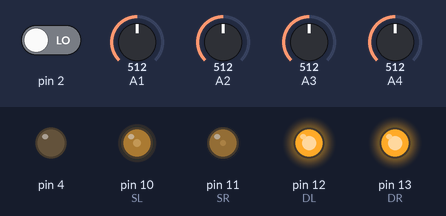
A sketch run on a simulated Arduino Uno, built with avr-gcc and run on an emulated ATmega328P. Shown: output pins drawn as LEDs (lit = HIGH). The test bench sets the inputs (shaded band); at power-on: A1 = 512, pin 2 LOW, A2 = 512, A3 = 512, A4 = 512.

Above: at 0.8 s.
0.9 s: A1 set to 363
2.4 s: A1 set to 343
At 2.41 s:
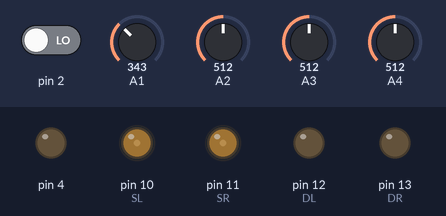
At 3.6 s:
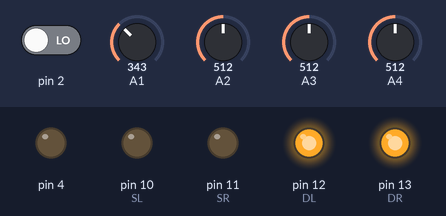
Timing chart, 0 to 5.4 s (numbered marks = the images above; inputs shaded):
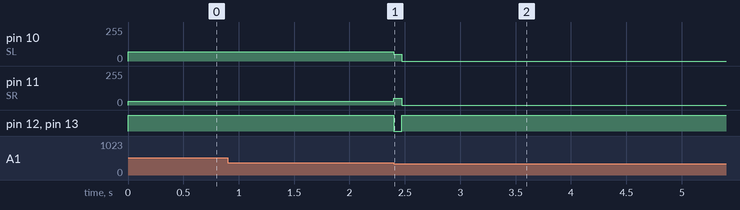

Measured:
- the behaviour switches between 351 and 350 on A1 (found by bisection; images 0 and 1)
- after the input at 0.9 s, every drawn part: stays the same
- after the input at 2.4 s, pin 10 (SL): 71/255 → 50/255 at once, → 0/255 0.07 s later; pin 11 (SR): 29/255 → 50/255 at once, → 0/255 0.07 s later; pin 12 (DL), pin 13 (DR): HIGH → LOW at once, → HIGH 0.07 s later

The sketch:

lager_v3.0.ino
```cpp
#define SR     11
#define DR     13
#define SL     10
#define DL     12

byte P[12][24] {
  {0,0,0,  0,0,0,  0,0,0,  0,0,0,  0,0,0,  0,0,0,  0,0,0,  0,0,0},
  {0,0,0,  0,0,0,  0,0,0,  0,0,0,  0,0,0,  0,0,0,  0,0,0,  0,0,0},
  {0,0,0,  0,0,0,  0,0,0,  0,0,0,  0,0,0,  0,0,0,  0,0,0,  0,0,0},

  {0,0,0,  0,0,0,  0,0,0,  0,0,0,  0,0,0,  0,0,0,  0,0,0,  0,0,0},
  {0,0,0,  0,0,0,  0,0,0,  0,0,0,  0,0,0,  0,0,0,  0,0,0,  0,0,0},
  {0,0,0,  0,0,0,  0,0,0,  0,0,0,  0,0,0,  0,0,0,  0,0,0,  0,0,0},

  {0,0,0,  0,0,0,  0,0,0,  0,0,0,  0,0,0,  0,0,0,  0,0,0,  0,0,0},
  {0,0,0,  0,0,0,  0,0,0,  0,0,0,  0,0,0,  0,0,0,  0,0,0,  0,0,0},
  {0,0,0,  0,0,0,  0,0,0,  0,0,0,  0,0,0,  0,0,0,  0,0,0,  0,0,0},

  {0,0,0,  0,0,0,  0,0,0,  0,0,0,  0,0,0,  0,0,0,  0,0,0,  0,0,0},
  {0,0,0,  0,0,0,  0,0,0,  0,0,0,  0,0,0,  0,0,0,  0,0,0,  0,0,0},
  {0,0,0,  0,0,0,  0,0,0,  0,0,0,  0,0,0,  0,0,0,  0,0,0,  0,0,0},
};

byte Q[21][45] {
  {0,0,0,  0,0,0,  0,0,0,  0,0,0,  0,0,0,  0,0,0,  0,0,0,  0,0,0,  0,0,0,  0,0,0,  0,0,0,  0,0,0,  0,0,0,  0,0,0,  0,0,0},
  {0,0,0,  0,0,0,  0,0,0,  0,0,0,  0,0,0,  0,0,0,  0,0,0,  0,0,0,  0,0,0,  0,0,0,  0,0,0,  0,0,0,  0,0,0,  0,0,0,  0,0,0},
  {0,0,0,  0,0,0,  0,0,0,  0,0,0,  0,0,0,  0,0,0,  0,0,0,  0,0,0,  0,0,0,  0,0,0,  0,0,0,  0,0,0,  0,0,0,  0,0,0,  0,0,0},

  {0,0,0,  0,0,0,  0,0,0,  0,0,0,  0,0,0,  0,0,0,  0,0,0,  0,0,0,  0,0,0,  0,0,0,  0,0,0,  0,0,0,  0,0,0,  0,0,0,  0,0,0},
  {0,0,0,  0,0,0,  0,0,0,  0,0,0,  0,0,0,  0,0,0,  0,0,0,  0,0,0,  0,0,0,  0,0,0,  0,0,0,  0,0,0,  0,0,0,  0,0,0,  0,0,0},
  {0,0,0,  0,0,0,  0,0,0,  0,0,0,  0,0,0,  0,0,0,  0,0,0,  0,0,0,  0,0,0,  0,0,0,  0,0,0,  0,0,0,  0,0,0,  0,0,0,  0,0,0},

  {0,0,0,  0,0,0,  0,0,0,  0,0,0,  0,0,0,  0,0,0,  0,0,0,  0,0,0,  0,0,0,  0,0,0,  0,0,0,  0,0,0,  0,0,0,  0,0,0,  0,0,0},
  {0,0,0,  0,0,0,  0,0,0,  0,0,0,  0,0,0,  0,0,0,  0,0,0,  0,0,0,  0,0,0,  0,0,0,  0,0,0,  0,0,0,  0,0,0,  0,0,0,  0,0,0},
  {0,0,0,  0,0,0,  0,0,0,  0,0,0,  0,0,0,  0,0,0,  0,0,0,  0,0,0,  0,0,0,  0,0,0,  0,0,0,  0,0,0,  0,0,0,  0,0,0,  0,0,0},
                                                             //
  {0,0,0,  0,0,0,  0,0,0,  0,0,0,  0,0,0,  0,0,0,  0,0,0,  0,0,0,  0,0,0,  0,0,0,  0,0,0,  0,0,0,  0,0,0,  0,0,0,  0,0,0},
  {0,0,0,  0,0,0,  0,0,0,  0,0,0,  0,0,0,  0,0,0,  0,0,0,  0,0,0,  0,0,0,  0,0,0,  0,0,0,  0,0,0,  0,0,0,  0,0,0,  0,0,0},
  {0,0,0,  0,0,0,  0,0,0,  0,0,0,  0,0,0,  0,0,0,  0,0,0,  0,0,0,  0,0,0,  0,0,0,  0,0,0,  0,0,0,  0,0,0,  0,0,0,  0,0,0},
                                                             //
  {0,0,0,  0,0,0,  0,0,0,  0,0,0,  0,0,0,  0,0,0,  0,0,0,  0,0,0,  0,0,0,  0,0,0,  0,0,0,  0,0,0,  0,0,0,  0,0,0,  0,0,0},
  {0,0,0,  0,0,0,  0,0,0,  0,0,0,  0,0,0,  0,0,0,  0,0,0,  0,0,0,  0,0,0,  0,0,0,  0,0,0,  0,0,0,  0,0,0,  0,0,0,  0,0,0},
  {0,0,0,  0,0,0,  0,0,0,  0,0,0,  0,0,0,  0,0,0,  0,0,0,  0,0,0,  0,0,0,  0,0,0,  0,0,0,  0,0,0,  0,0,0,  0,0,0,  0,0,0},

  {0,0,0,  0,0,0,  0,0,0,  0,0,0,  0,0,0,  0,0,0,  0,0,0,  0,0,0,  0,0,0,  0,0,0,  0,0,0,  0,0,0,  0,0,0,  0,0,0,  0,0,0},
  {0,0,0,  0,0,0,  0,0,0,  0,0,0,  0,0,0,  0,0,0,  0,0,0,  0,0,0,  0,0,0,  0,0,0,  0,0,0,  0,0,0,  0,0,0,  0,0,0,  0,0,0},
  {0,0,0,  0,0,0,  0,0,0,  0,0,0,  0,0,0,  0,0,0,  0,0,0,  0,0,0,  0,0,0,  0,0,0,  0,0,0,  0,0,0,  0,0,0,  0,0,0,  0,0,0},

  {0,0,0,  0,0,0,  0,0,0,  0,0,0,  0,0,0,  0,0,0,  0,0,0,  0,0,0,  0,0,0,  0,0,0,  0,0,0,  0,0,0,  0,0,0,  0,0,0,  0,0,0},
  {0,0,0,  0,0,0,  0,0,0,  0,0,0,  0,0,0,  0,0,0,  0,0,0,  0,0,0,  0,0,0,  0,0,0,  0,0,0,  0,0,0,  0,0,0,  0,0,0,  0,0,0},
  {0,0,0,  0,0,0,  0,0,0,  0,0,0,  0,0,0,  0,0,0,  0,0,0,  0,0,0,  0,0,0,  0,0,0,  0,0,0,  0,0,0,  0,0,0,  0,0,0,  0,0,0},
};

float M = 50;
float p = 0;
float A = 0; // какая локация
int   a, b, c, d, e, f, g, h, i, j, x, y, z, in0, in1, in2, in3, in4;
int n = 1;   // направление
long int k = 0;

void setup() {
  Serial.begin(9600);
  pinMode (13, OUTPUT);
  pinMode (4 , OUTPUT);
  pinMode (DR, OUTPUT);
  pinMode (DL, OUTPUT);
  //zum();
  while (digitalRead(2) == 1) { delay(10); }
  //zum();
  linia();
}

void loop() {
  //test_d2();
  //test_d();
  //test_e();
  //linia();
}

void linia() {
  a = 0;
  while ((((analogRead(A1) > 350) && (analogRead(A4) > 350))) && (((analogRead(A2) < 850) || (analogRead(A3) < 850)))) {
    e = (map((analogRead(A3)), 729, 985, 0, 50) - map((analogRead(A2)), 650, 972, 0, 50));
    digitalWrite(DL, 1);
    analogWrite (SL, M - e);
    digitalWrite(DR, 1);
    analogWrite (SR, M + e);
    k++;
    delay(1);
  }
  analogWrite (SL, 0);
  analogWrite (SR, 0);
  a = (k + 400)/1000 - 1;
  //Serial.println("-----------");
  //Serial.println(k);
  //Serial.println(a);
  p = 0;
  f = 0;
  k = 0;
  digitalWrite(DL, 0);
  analogWrite (SL, 50);
  digitalWrite(DR, 0);
  analogWrite (SR, 50);
  delay(70);
  digitalWrite(DL, 1);
  analogWrite (SL, 0);
  digitalWrite(DR, 1);
  analogWrite (SR, 0);
  //-------------------------------------------------- проехали по линии до какого-то элемента
  process();
}

void process() {
  if (analogRead(A1) < 570) { in1 = 1; } else { in1 = 0; }
  if (analogRead(A2) < 750) { in2 = 1; } else { in2 = 0; }
  if (analogRead(A3) < 825) { in3 = 1; } else { in3 = 0; }
  if (analogRead(A4) < 600) { in4 = 1; } else { in4 = 0; }
  if (analogRead(A0) < 725) { in0 = 1; } else { in0 = 0; }
  if ((in1 == 1) && (in2 == 1) && (in3 == 1) && (in4 == 1) && (in0 == 1)) { A = 6;   }
  if ((in1 == 1) && (in2 == 1) && (in3 == 1) && (in4 == 1) && (in0 == 0)) { A = 5;   }
  if ((in1 == 1) && (in2 == 1) && (in3 == 1) && (in4 == 0) && (in0 == 1)) { A = 5.1; }
  if ((in1 == 0) && (in2 == 1) && (in3 == 1) && (in4 == 1) && (in0 == 1)) { A = 5.2; }
  if ((in1 == 0) && (in2 == 0) && (in3 == 0) && (in4 == 0) && (in0 == 0)) { A = 4;   }
  if ((in1 == 0) && (in2 == 1) && (in3 == 1) && (in4 == 1) && (in0 == 0)) { A = 3.2; }
  if ((in1 == 1) && (in2 == 1) && (in3 == 1) && (in4 == 0) && (in0 == 0)) { A = 3.1; }
}

void start() {

}

void test_d() {
  Serial.print(analogRead(A1));
  Serial.print("   ");
  Serial.print(analogRead(A2));
  Serial.print("   ");
  Serial.print(analogRead(A3));
  Serial.print("   ");
  Serial.print(analogRead(A4));
  Serial.print("   ");
  Serial.println(analogRead(A0));
  delay(100);
}

void test_d2() {
  if (analogRead(A1) < 570) { in1 = 1; } else { in1 = 0; }
  if (analogRead(A2) < 750) { in2 = 1; } else { in2 = 0; }
  if (analogRead(A3) < 825) { in3 = 1; } else { in3 = 0; }
  if (analogRead(A4) < 600) { in4 = 1; } else { in4 = 0; }
  if (analogRead(A0) < 725) { in0 = 1; } else { in0 = 0; }
  if ((in1 == 1) && (in2 == 1) && (in3 == 1) && (in4 == 1) && (in0 == 1)) { A = 6;   }
  if ((in1 == 1) && (in2 == 1) && (in3 == 1) && (in4 == 1) && (in0 == 0)) { A = 5;   }
  if ((in1 == 1) && (in2 == 1) && (in3 == 1) && (in4 == 0) && (in0 == 1)) { A = 5.1; }
  if ((in1 == 0) && (in2 == 1) && (in3 == 1) && (in4 == 1) && (in0 == 1)) { A = 5.2; }
  if ((in1 == 0) && (in2 == 0) && (in3 == 0) && (in4 == 0) && (in0 == 0)) { A = 4;   }
  if ((in1 == 0) && (in2 == 1) && (in3 == 1) && (in4 == 1) && (in0 == 0)) { A = 3.2; }
  if ((in1 == 1) && (in2 == 1) && (in3 == 1) && (in4 == 0) && (in0 == 0)) { A = 3.1; }
  Serial.println(A);
  Serial.print(in1);
  Serial.print("   ");
  Serial.print(in2);
  Serial.print("   ");
  Serial.print(in3);
  Serial.print("   ");
  Serial.print(in4);
  Serial.print("   ");
  Serial.println(in0);
  delay(100);
}

void test_e() {
  e = (map((analogRead(A3)), 729, 985, 0, 50) - map((analogRead(A2)), 650, 972, 0, 50));
  Serial.println(e);
  delay(100);
}

void zum() {
  digitalWrite(4, 1);
  delay(100);
  digitalWrite(4, 0);
  delay(100);
  digitalWrite(4, 1);
  delay(100);
  digitalWrite(4, 0);
  delay(100);
}
```
